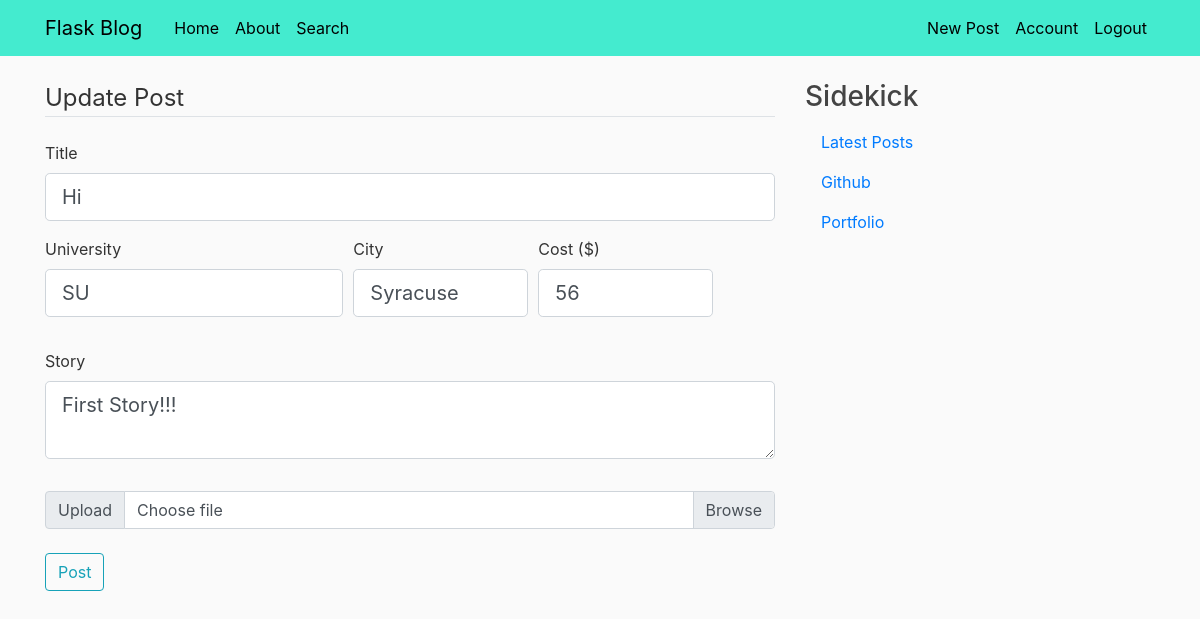
Screenshot of /post/1/update (signed in) with the database file from the repository.
### flaskblog/models.py (models this page shows, shortened)
class Post(db.Model):
    id = db.Column(db.Integer, primary_key=True)
    title = db.Column(db.String(100), nullable=False)
    date_posted = db.Column(db.DateTime, nullable=False, default=datetime.utcnow)
    story = db.Column(db.Text, nullable=False)
    user_id = db.Column(db.Integer, db.ForeignKey('user.id'), nullable=False)
    images = db.Column(db.String(200), nullable=False, default='default.jpg')
    univ = db.Column(db.String(50), nullable=False)
    city = db.Column(db.String(25), nullable=False)
    costpp = db.Column(db.Integer, nullable=False, default = 0)

### flaskblog/routes.py (the view)
@app.route("/post/<int:post_id>/update", methods=['GET', 'POST'])
@login_required
def update_post(post_id):
    post = Post.query.get_or_404(post_id)
    if post.author != current_user:
        abort(403)
    form = PicPostForm()
    if form.validate_on_submit():
        post.title = form.title.data
        post.univ = form.univ.data
        post.city = form.city.data
        post.costpp = form.costpp.data
        post.story = form.story.data
        db.session.commit()
        flash('Your post has been updated!', 'success')
        return redirect(url_for('post', post_id=post.id))
    elif request.method == 'GET':
        form.title.data = post.title
        form.univ.data = post.univ
        form.city.data = post.city
        form.costpp.data = post.costpp
        form.story.data = post.story
    return render_template('create_post.html', title='Update Post', form=form, legend='Update Post')

### flaskblog/forms.py
class PicPostForm(FlaskForm):
    title = StringField('Title', validators=[DataRequired()])
    story = TextAreaField('Story', validators=[DataRequired()])
    pictures = MultipleFileField('Pictures', validators=[FileAllowed(['jpg', 'png'])])
    univ = StringField('University', validators=[DataRequired()])
    city = StringField('City', validators=[DataRequired()])
    costpp = IntegerField('Cost', validators=[DataRequired()])
    submit = SubmitField('Post')

### flaskblog/models.py (called while the page is built)
@login_manager.user_loader
def load_user(user_id):
    return User.query.get(int(user_id))

### flaskblog/templates/create_post.html (shortened to what this page needs)
{% extends "layout.html" %}
{% block content %}
<div class="content-section">
    <form method="POST" action="" enctype="multipart/form-data">
        <fieldset class="form-group">
            <legend class="border-bottom mb-4">{{ legend }}</legend>
            <div class="form-group">
                {{ form.title.label(class="form-control-label") }}
                {% if form.title.errors %}
                    {{ form.title(class="form-control form-control-lg is-invalid") }}
                    <div class="invalid-feedback">
                        {% for error in form.title.errors %}
                            <span>{{ error }}</span>
                        {% endfor %}
                    </div>
                {% else %}
                    {{ form.title(class="form-control form-control-lg") }}
                {% endif %}
            </div>
            <div class="form-group ">
                <div class="form-row">
                    <div class="col-md-5 mb-3">
                        {{ form.univ.label(class="form-control-label") }}
                            {% if form.univ.errors %}
                                {{ form.univ(class="form-control form-control-lg is-invalid") }}
                                    <div class="invalid-feedback">
                                {% for error in form.univ.errors %}
                                    <span>{{ error }}</span>
                                {% endfor %}
                                    </div>
                                {% else %}
                                    {{ form.univ(class="form-control form-control-lg") }}
                                {% endif %}
                    </div>
                    <div class="col-md-3 mb-3">
                        {{ form.city.label(class="form-control-label") }}
                        {% if form.city.errors %}
                            {{ form.city(class="form-control form-control-lg is-invalid") }}
                            <div class="invalid-feedback">
                                {% for error in form.city.errors %}
                                    <span>{{ error }}</span>
                                {% endfor %}
                            </div>
                        {% else %}
                            {{ form.city(class="form-control form-control-lg") }}
                        {% endif %}
                    </div>
                    <div class="col-md-3 mb-3">
                        {{ form.costpp.label(class="form-control-label") }} ($)
                        {% if form.costpp.errors %}
                            {{ form.costpp(class="form-control form-control-lg is-invalid") }}
                            <div class="invalid-feedback">
                                {% for error in form.costpp.errors %}
                                    <span>{{ error }}</span>
                                {% endfor %}
                            </div>
                        {% else %}
                            {{ form.costpp(class="form-control form-control-lg") }}
                        {% endif %}
                    </div>
                  </div>
            </div>
            <div class="form-group">
                {{ form.story.label(class="form-control-label") }}
                {% if form.story.errors %}
                    {{ form.story(class="form-control form-control-lg is-invalid") }}
                    <div class="invalid-feedback">
                        {% for error in form.story.errors %}
                            <span>{{ error }}</span>
                        {% endfor %}
                    </div>
                {% else %}
                    {{ form.story(class="form-control form-control-lg") }}
                {% endif %}
            </div>
        </fieldset>
        <div class="input-group">
            <div class="input-group-prepend">
                <span class="input-group-text" id="inputGroupFileAddon01">Upload</span>
            </div>
            <div class="custom-file">
                <label class="custom-file-label" for="Pictures">Choose file</label>
            </div>
        </div>
        <br>
        <div class="form-group">
            {{ form.submit(class="btn btn-outline-info") }}
        </div>
    </form>
</div>
{% endblock content %}

### flaskblog/static/main.css (style rules this page uses)
body { background: #fafafa; color: #333333; margin-top: 5rem; }

### rows the page displays
Post: title "Hi", univ "SU", city "Syracuse", costpp "56", story "First Story!!!"

### other values shown
{{ legend }} "Update Post"
